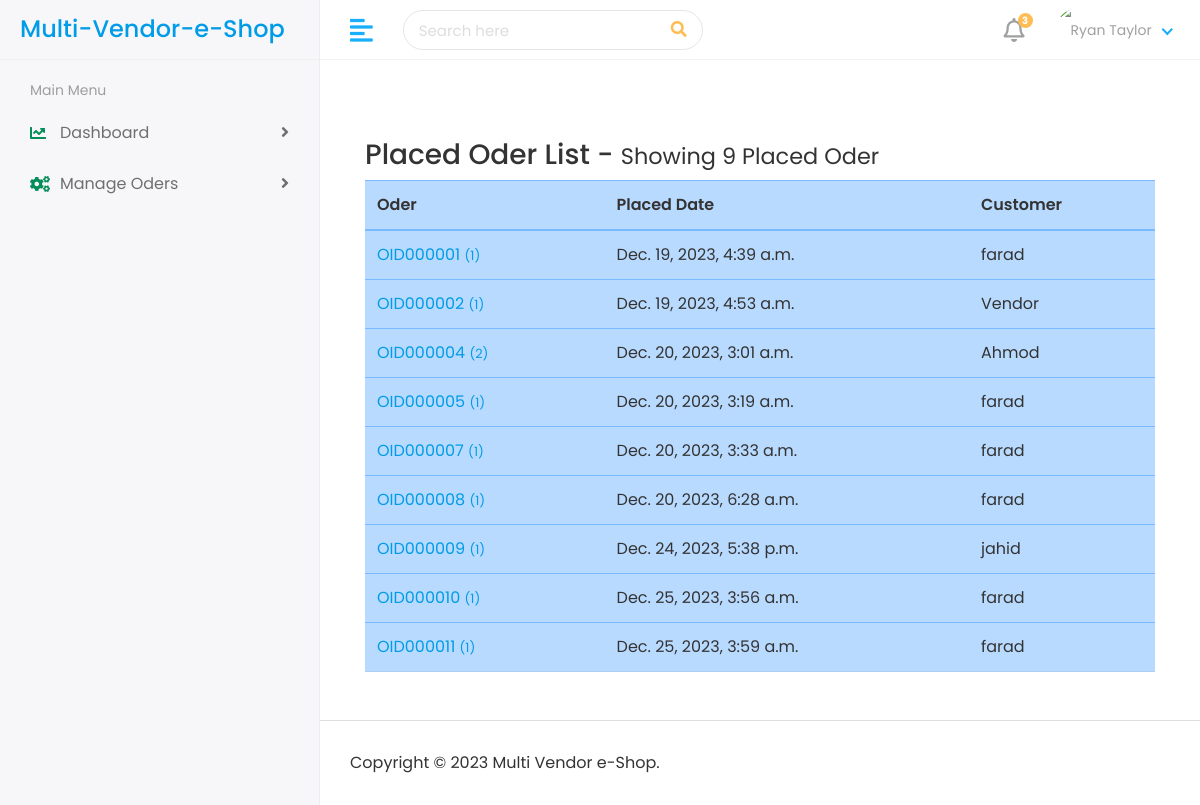
Page /admin-panel/placed-oder-list/ (signed in) on the earlier database version.
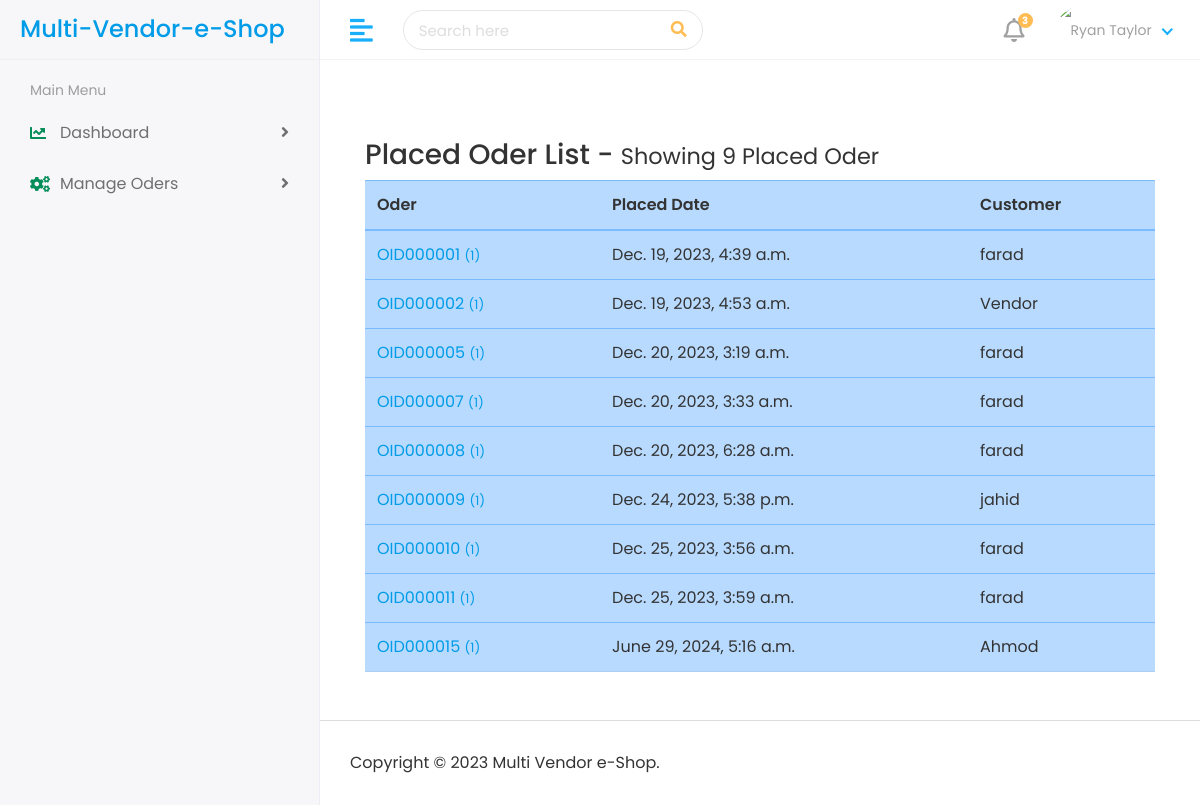
Same page on the later database version.
### products/models.py (models this page shows, shortened)
class PlacedOder(models.Model):
    STATUS = [
        ("Oder Recived", "Oder Recived"),
        ("Oder Packed", "Oder Packed"),
        ("Oder OnTheWay", "Oder OnTheWay"),
        ("Oder Shipped", "Oder Shipped"),
    ]
    user = models.ForeignKey("accounts.CustomUser", on_delete=models.CASCADE)
    shipping_address = models.ForeignKey(
        CustomerAddress, on_delete=models.DO_NOTHING, related_name="shipping_address"
    )
    sub_total_price = models.FloatField(blank=True, null=True)
    status = models.CharField(max_length=50, choices=STATUS, default="Oder Recived")
    paid = models.BooleanField(default=False)
    placed_date = models.DateTimeField(auto_now_add=True)
    order_number = models.CharField(max_length=12, blank=True, null=True)

### accounts/models.py (models this page shows, shortened)
class CustomUser(AbstractBaseUser, PermissionsMixin):
    USER_ROLE = [
        ('1', 'Customer'),
        ('2', 'Editor'),
        ('3', 'Vendor'),
    ]
    email = models.EmailField(unique=True)
    first_name = models.CharField(max_length=30)
    last_name = models.CharField(max_length=30)
    mobile = models.PositiveIntegerField()
    user_role = models.CharField(choices=USER_ROLE, default=1, max_length=20)
    date_joined = models.DateTimeField(default=timezone.now)
    is_active = models.BooleanField(default=True)
    is_staff = models.BooleanField(default=True)
    objects = CustomUserManager()
    USERNAME_FIELD = 'email'
    REQUIRED_FIELDS = ['first_name', 'last_name','mobile']

### AdminPanel/views.py (the view)
# urls.py: path('admin-panel/placed-oder-list/', views.show_placed_oder_list, name='show_placed_oder_list'),
@login_required(login_url='user_login')
def show_placed_oder_list(request):
    placed_oder_list = PlacedOder.objects.all()
    context={
        'placed_oder_list':placed_oder_list
    }
    return render(request, 'admin-panel/placed-oder-list.html', context)

### templates/admin-panel/placed-oder-list.html (shortened to what this page needs)
{% extends "admin-panel/admin-base.html" %}
{% load static %}
{% block admin-body %}
<div class="container my-5">
    <div class="head-area">
        <h3>Placed Oder List - <small>Showing {{placed_oder_list|length}} Placed Oder</small></h3>
    </div>
    <div class="table-responsive">
        <table class="table table-primary">
            <thead>
                <tr>
                    <th scope="col">Oder</th>
                    <th scope="col">Placed Date</th>
                    <th scope="col">Customer</th>
                </tr>
            </thead>
            <tbody>
                {% for oder in placed_oder_list %}
                    <tr class="">
                        <td scope="row"><a href="{% url 'show_placed_oder_item_list' oder.id %}">{{oder.order_number}} <small>({{oder.order_items.count}})</small></a></td>
                        <td>{{oder.placed_date}}</td>
                        <td>{{oder.user.first_name}}</td>
                    </tr>
                {% endfor %}
            </tbody>
        </table>
    </div>
</div>
{% endblock admin-body %}

Differences in the rows shown:
removed PlacedOder: order_number "OID000004", order_items.count "2", placed_date "Dec. 20, 2023, 3:01 a.m.", user.first_name "Ahmod"
added PlacedOder: order_number "OID000015", order_items.count "1", placed_date "June 29, 2024, 5:16 a.m.", user.first_name "Ahmod"
